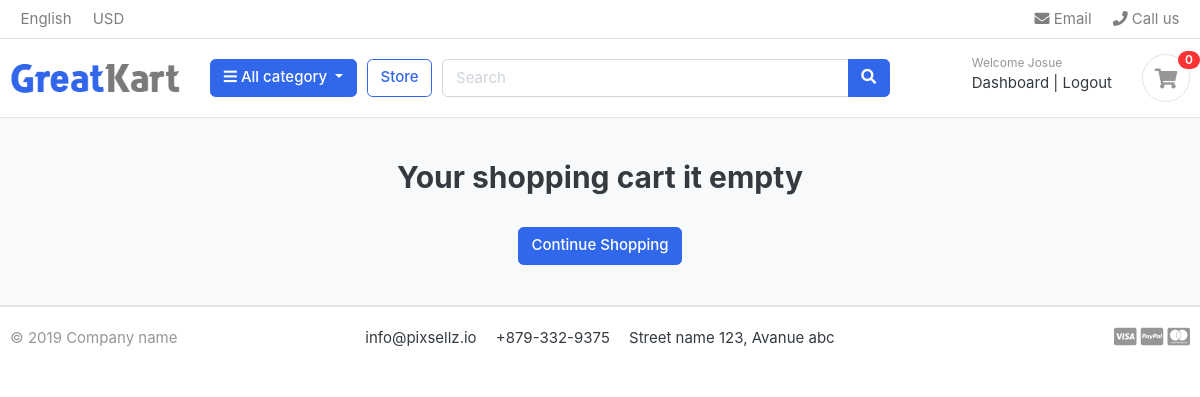
Before: /shoppingcart/ (signed in) with the older database file.
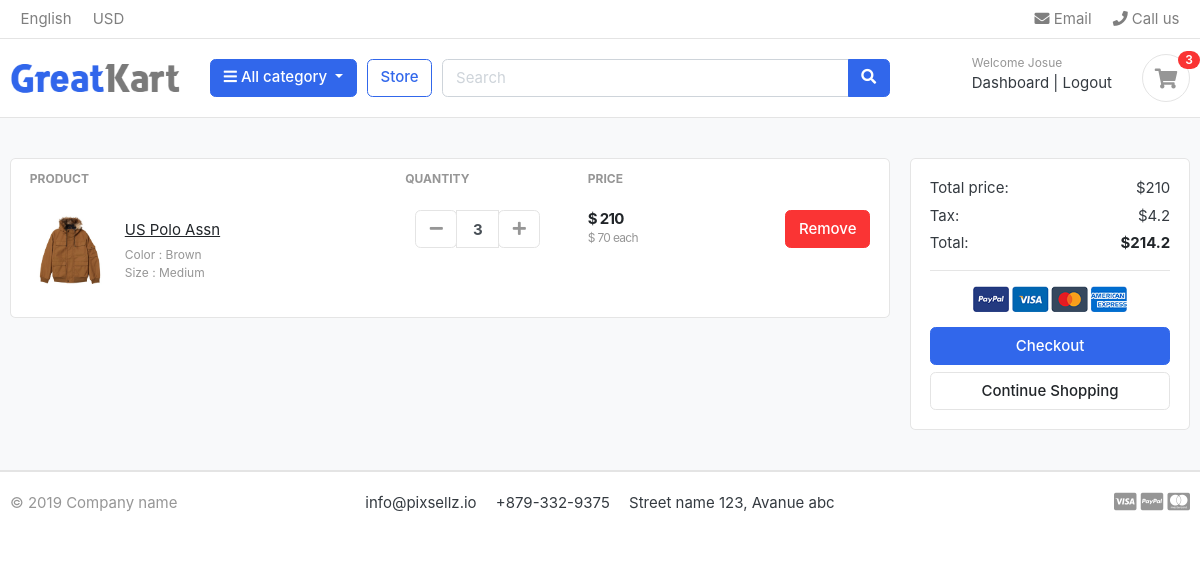
After: the same page with the newer database file.
### shoppingcart/models.py (models this page shows, shortened)
class CartItem(models.Model):
    user=models.ForeignKey(Account, on_delete=models.CASCADE, null=True)
    product = models.ForeignKey(Product, on_delete=models.CASCADE)
    cart = models.ForeignKey(ShoppingCart, on_delete=models.CASCADE, null=True)
    variation = models.ManyToManyField(Variation, blank=True)
    quantity = models.IntegerField()
    is_active = models.BooleanField(default=True)
    def subtotal(self):
        return self.product.price*self.quantity

### store/models.py (models this page shows, shortened)
class Product(models.Model):
    product_name = models.CharField(max_length=200, unique=True)
    slug = models.SlugField(max_length=200, unique=True)
    description = models.TextField(max_length=500, unique=True)
    price = models.IntegerField()
    images = models.ImageField(upload_to='photos/products')
    stock = models.IntegerField()
    is_available = models.BooleanField(default=True)
    category = models.ForeignKey(Category, on_delete=models.CASCADE)
    created_date = models.DateTimeField(auto_now_add=True)
    modified_date = models.DateTimeField(auto_now=True)
    def get_url(self):
        return reverse('product_detail', args=[self.category.slug, self.slug])

class Variation(models.Model):
    product = models.ForeignKey(Product, on_delete=models.CASCADE)
    variation_category = models.CharField(
        max_length=100, choices=variation_category_choice)
    variation_value = models.CharField(max_length=100)
    is_active = models.BooleanField(default=True)
    created_date = models.DateTimeField(auto_now=True)
    objects = VariationManager()

### shoppingcart/views.py (the view)
# urls.py: path('shoppingcart/', include('shoppingcart.urls')),
def shoppingcart(request, total=0, quantity=0, cart_items=None):
    try:
        tax = 0
        grand_total = 0
        if request.user.is_authenticated:
            cart_items = CartItem.objects.filter(
                user=request.user, is_active=True)
        else:
            cart = ShoppingCart.objects.get(cart_id=get_session_id(request))
            cart_items = CartItem.objects.filter(is_active=True, cart=cart)
        for product_item in cart_items:
            total += (product_item.quantity*product_item.product.price)
            quantity += product_item.quantity
        tax = (2*total)/100
        grand_total = total + tax
    except ObjectDoesNotExist:
        pass  # ignore
    context = {
        'quantity': quantity,
        'total': total,
        'cart_items': cart_items,
        'tax': tax,
        'grand_total': grand_total
    }
    return render(request, 'store/shoppingcart.html', context)

### category/context_processor.py (called while the page is built)
def menu_links(request):
    links = Category.objects.all()
    return dict(links=links)

### category/models.py (called while the page is built)
    def get_url(self):
        return reverse('products_by_category', args=[self.slug])

### shoppingcart/context_process.py (called while the page is built)
def counter(request):
    cart_counter = 0
    if 'admin' in request.path:
        return ()
    else:
        try:
            cart = ShoppingCart.objects.filter(cart_id=get_session_id(request))
            if request.user.is_authenticated:
                cart_items = CartItem.objects.filter(user=request.user)
            else:
                cart_items = CartItem.objects.filter(cart=cart[:1])
            for cart_item in cart_items:
                cart_counter += cart_item.quantity
        except ShoppingCart.DoesNotExist:
            cart_counter = 0
    return dict(cart_counter=cart_counter)

### shoppingcart/views.py (called while the page is built)
def get_session_id(request):
    cart = request.session.session_key  # obtain the current session
    if not cart:
        cart = request.session.create()  # if not, create a new one
    return cart

### templates/store/shoppingcart.html (shortened to what the changed rows need)
{% extends 'base.html' %} {%block content%}
{%load static%}
    <section class="section-content padding-y bg">
      <div class="container">
        {%if not cart_items %}
          <h2 class='text-center'>Your shopping cart it empty</h2>
          <br>
          <div class='text-center'>
            <a href="{% url 'store' %}"class='btn btn-primary'>Continue Shopping </a>
          </div>
        {%else%}
        <div class="row">
          <aside class="col-lg-9">
            <div class="card">
              <table class="table table-borderless table-shopping-cart">
                <thead class="text-muted">
                  <tr class="small text-uppercase">
                    <th scope="col">Product</th>
                    <th scope="col" width="120">Quantity</th>
                    <th scope="col" width="120">Price</th>
                    <th scope="col" class="text-right" width="200"></th>
                  </tr>
                </thead>
                <tbody>
                  {% for cart_item in cart_items %}
                  <tr>
                    <td>
                      <figure class="itemside align-items-center">
                        <div class="aside">
                          <img src="{{cart_item.product.images.url}}" class="img-sm" />
                        </div>
                        <figcaption class="info">
                          <a href="{{cart_item.product.get_url}}" class="title text-dark"
                            ><u>{{cart_item.product.product_name}}</u></a
                          >
                          <p class="text-muted small">
                            {%if cart_item.variation.all%}
                              {%for x in cart_item.variation.all%}
                                {{x.variation_category | capfirst}} : {{x.variation_value | capfirst}}<br>
                              {%endfor%}
                            {%endif%}
                          </p>
                        </figcaption>
                      </figure>
                    </td>
                    <td>
                      <div class="col">
                        <div class="input-group input-spinner">
                          <div class="input-group-prepend">
                            <form action="{% url 'remove_shoppingcart' cart_item.product.id cart_item.id%}" method='POST'>
                            <button
                              class="btn btn-light"
                              type="submit"
                              id="button-plus"
                            >
                              <i class="fa fa-minus"></i>
                            </button>
                        </form>
                          </div>
                          <input type="text" class="form-control" value="{{cart_item.quantity}}" />
                          <div class="input-group-append">
                            <form action="{% url 'add_shoppingcart' cart_item.product.id %}" method='POST'>
                            <button
                              class="btn btn-light"
                              type="submit"
                              id="button-minus"
                            >
                              <i class="fa fa-plus"></i>
                          </button>
                        </form>
                          </div>
                        </div>
                      </div>
                    </td>
                    <td>
                      <div class="price-wrap">
                        <var class="price">$ {{cart_item.subtotal}}</var>
                        <small class="text-muted"> $ {{cart_item.product.price}} each </small>
                      </div>
                    </td>
                    <td class="text-right">
                      <a href="{% url 'delete_shoppingcart' cart_item.product.id cart_item.id%}" onclick="return confirm('Are you sure you want to delete this item?')" class="btn btn-danger"> Remove</a>
                    </td>
                  </tr>
                  {% endfor %}
                </tbody>
              </table>
            </div>
          </aside>
          <aside class="col-lg-3">
            <div class="card">
              <div class="card-body">
                <dl class="dlist-align">
                  <dt>Total price:</dt>
                  <dd class="text-right">${{total}}</dd>
                </dl>
                <dl class="dlist-align">
                  <dt>Tax:</dt>
                  <dd class="text-right">${{tax}}</dd>
                </dl>
                <dl class="dlist-align">
                  <dt>Total:</dt>
                  <dd class="text-right text-dark b">
                    <strong>${{grand_total}}</strong>
                  </dd>
                </dl>
                <hr />
                <p class="text-center mb-3">
                  <img src="./images/misc/payments.png" height="26" />
                </p>
                <a href="{% url 'checkout'%}" class="btn btn-primary btn-block">
                  Checkout
                </a>
                <a href="{% url 'store' %}" class="btn btn-light btn-block"
                  >Continue Shopping</a
                >
              </div>
            </div>
          </aside>
        </div>
        {%endif%}
      </div>
    </section>
  </body>
</html>
{% endblock %}

### templates/include/navbar.html (shortened to what this page needs)
{% load static %}
<header class="section-header">
  <nav class="navbar p-md-0 navbar-expand-sm navbar-light border-bottom">
    <div class="container">
      <div class="collapse navbar-collapse" id="navbarTop4">
        <ul class="navbar-nav mr-auto">
          <li class="nav-item dropdown">
            <a href="#" class="nav-link"> English </a>
          </li>
          <li class="nav-item dropdown">
            <a href="#" class="nav-link"> USD </a>
          </li>
        </ul>
        <ul class="navbar-nav">
          <li>
            <a href="#" class="nav-link">
              <i class="fa fa-envelope"></i> Email
            </a>
          </li>
          <li>
            <a href="#" class="nav-link">
              <i class="fa fa-phone"></i> Call us
            </a>
          </li>
        </ul>
      </div>
    </div>
  </nav>
  <section class="header-main border-bottom">
    <div class="container">
      <div class="row align-items-center">
        <div class="col-lg-2 col-md-3 col-6">
          <a href="{% url 'home'%}" class="brand-wrap">
            <img class="logo" src="{% static './images/logo.png'%}" />
          </a>
        </div>
        <div class="col-lg col-sm col-md col-6 flex-grow-0">
          <div class="category-wrap dropdown d-inline-block float-right">
            <button
              type="button"
              class="btn btn-primary dropdown-toggle"
              data-toggle="dropdown"
            >
              <i class="fa fa-bars"></i> All category
            </button>
          </div>
        </div>
        <a href="{%url 'store'%}" class="btn btn-outline-primary">Store</a>
        <div class="col-lg col-md-6 col-sm-12 col">
          <form action="{%url 'search'%}" class="search" method="GET">
            <div class="input-group w-100">
              <input
                type="text"
                class="form-control"
                style="width: 60%"
                placeholder="Search"
                name="keyword"
              />
              <div class="input-group-append">
                <button class="btn btn-primary" type="submit">
                  <i class="fa fa-search"></i>
                </button>
              </div>
            </div>
          </form>
        </div>
        <div class="col-lg-3 col-sm-6 col-8 order-2 order-lg-3">
          <div class="d-flex justify-content-end mb-3 mb-lg-0">
            {%if user.id is None%}
            <div class="widget-header">
              <small class="title text-muted">Welcome guest!</small>
              <div>
                <a href="{% url 'login'%}">Sign in</a>
                <span class="dark-transp"> | </span>
                <a href="{% url 'register'%}"> Register</a>
              </div>
            </div>
            {%else%}
            <div class="widget-header">
              <small class="title text-muted"
                >Welcome {{user.first_name | capfirst}}</small
              >
              <div>
                <a href="{% url 'dashboard' %}">Dashboard</a>
                <span class="dark-transp"> | </span>
                <a href="{% url 'logout' %}"> Logout</a>
              </div>
            </div>
            {%endif%}
            <a href="{% url 'shoppingcart'%}" class="widget-header pl-3 ml-3">
              <div class="icon icon-sm rounded-circle border">
                <i class="fa fa-shopping-cart"></i>
              </div>
              <span class="badge badge-pill badge-danger notify"
                >{{cart_counter}}</span
              >
            </a>
          </div>
        </div>
      </div>
    </div>
  </section>
</header>

Changed rows visible on the page:
added CartItem: product.images (picture), product.product_name "US Polo Assn", quantity "3", subtotal "210", product.price "70"
now on this page (row unchanged): Variation: variation_category "Color", variation_value "Brown"
now on this page (row unchanged): Variation: variation_category "Size", variation_value "Medium"
Other visible differences:
{{ cart_counter }}: "0" → "3"
{{ total }}: (not shown) → "210"
{{ tax }}: (not shown) → "4.2"
{{ grand_total }}: (not shown) → "214.2"
text no longer shown: "Your shopping cart it empty"
text now shown: "PRODUCT QUANTITY PRICE Total price: $ Tax: $ Total: $ Checkout"
